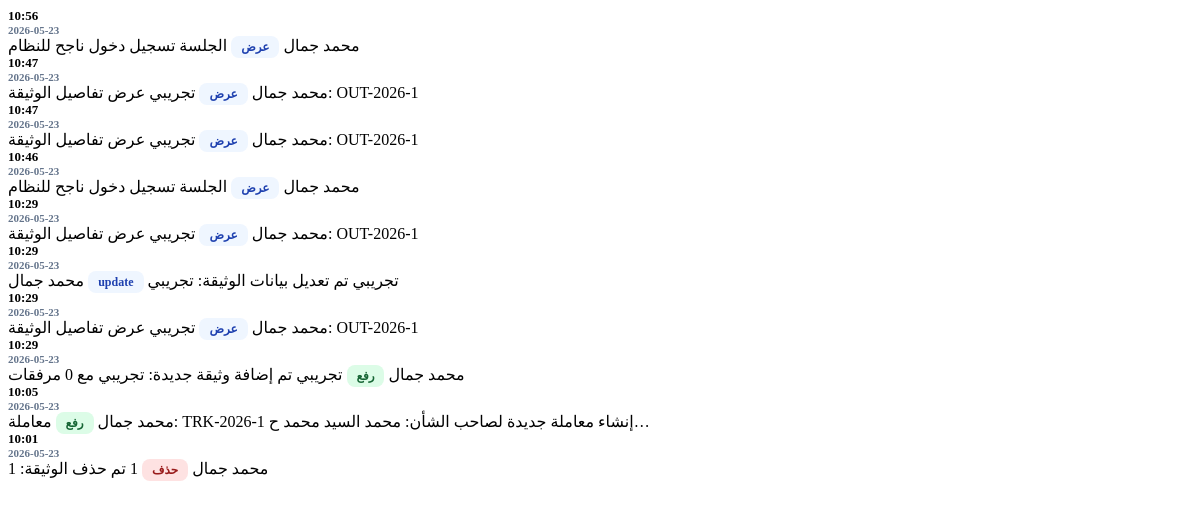
Before: /dashboard/activities-partial/ (signed in) with the older database file.
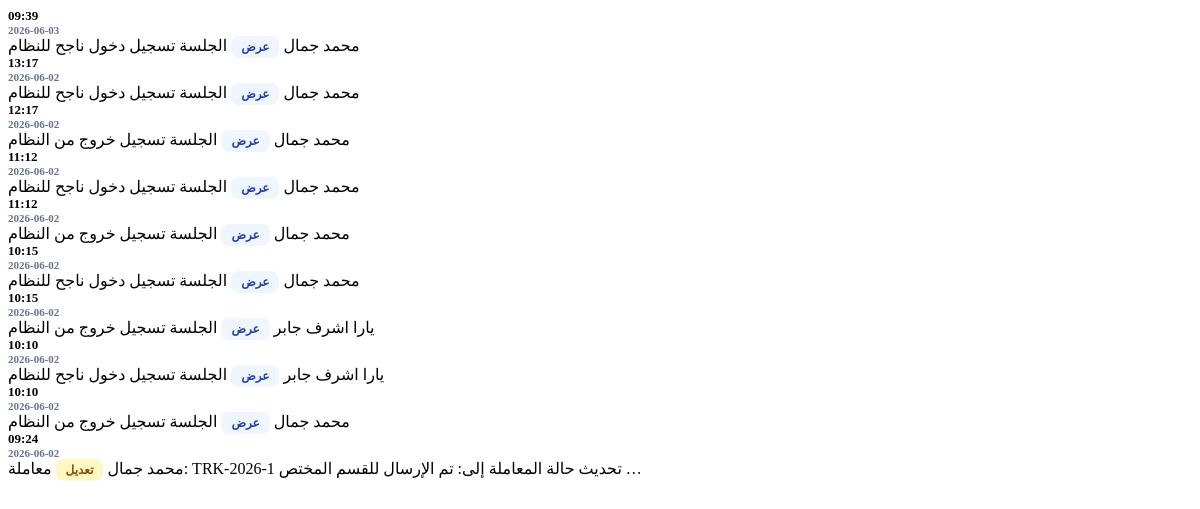
After: the same page with the newer database file.
### eams/models.py (models this page shows, shortened)
class AuditLog(models.Model):
    ACTION_CHOICES = (
        ('upload', 'رفع'),
        ('edit', 'تعديل'),
        ('delete', 'حذف'),
        ('view', 'عرض'),
    )
    user = models.ForeignKey(User, on_delete=models.SET_NULL, null=True, verbose_name="المستخدم")
    action = models.CharField(max_length=20, choices=ACTION_CHOICES, verbose_name="العملية")
    document_title = models.CharField(max_length=255, verbose_name="عنوان الوثيقة")
    timestamp = models.DateTimeField(auto_now_add=True, verbose_name="الوقت")
    details = models.TextField(blank=True, null=True, verbose_name="التفاصيل")
    @property
    def user_full_name(self):
        if self.user:
            if hasattr(self.user, 'profile') and self.user.profile.full_name:
                return self.user.profile.full_name
            return self.user.username
        return "النظام"
    @property
    def display_document_title(self):
        import re
        if self.document_title:
            return re.sub(r'TRK-(\d{4})-0*(\d+)', r'TRK-\1-\2', self.document_title)
        return self.document_title
    @property
    def display_details(self):
        import re
        if self.details:
            return re.sub(r'TRK-(\d{4})-0*(\d+)', r'TRK-\1-\2', self.details)
        return self.details

class Profile(models.Model):
    ROLE_CHOICES = (
        ('admin', 'مدير نظام'),
        ('employee', 'موظف'),
        ('viewer', 'مشاهد'),
    )
    user = models.OneToOneField(User, on_delete=models.CASCADE, related_name='profile')
    full_name = models.CharField(max_length=255, blank=True, null=True, verbose_name="الاسم بالكامل")
    job_title = models.CharField(max_length=255, blank=True, null=True, verbose_name="الوظيفة")
    department = models.CharField(max_length=255, blank=True, null=True, verbose_name="القسم")
    raw_password = models.CharField(max_length=255, blank=True, null=True, verbose_name="كلمة المرور الحالية (للمدير)")
    access_incoming = models.BooleanField(default=True, verbose_name="الأرشيف الوارد")
    access_outgoing = models.BooleanField(default=True, verbose_name="الأرشيف الصادر")
    access_internal = models.BooleanField(default=True, verbose_name="البريد الداخلي")
    access_reports = models.BooleanField(default=False, verbose_name="التقارير الإحصائية")
    access_categories = models.BooleanField(default=False, verbose_name="إدارة الأقسام")
    access_audit = models.BooleanField(default=False, verbose_name="سجل التحركات")
    access_users = models.BooleanField(default=False, verbose_name="إدارة المستخدمين")

### eams/views.py (the view)
# urls.py: path('dashboard/activities-partial/', views.dashboard_activities_partial, name='dashboard_activities_partial'),
@login_required
def dashboard_activities_partial(request):
    activities = AuditLog.objects.order_by('-timestamp')[:10]
    return render(request, 'eams/partials/activities.html', {'activities': activities})

### templates/eams/partials/activities.html
{% for log in activities %}
<tr style="border-bottom: 1px solid #f1f5f9;">
    <td style="padding: 15px 20px;">
        <div style="font-weight: 900; color: #000; font-size: 13px;">{{ log.timestamp|date:"H:i" }}</div>
        <div style="font-size: 11px; color: #64748b; font-weight: 700;">{{ log.timestamp|date:"Y-m-d" }}</div>
    </td>
    <td style="padding: 15px 20px; font-weight: 800; font-size: 14px; color: #000;">{{ log.user_full_name }}</td>
    <td style="padding: 15px 20px;">
        {% if log.action == 'upload' %}
        <span style="background: #dcfce7; color: #166534; padding: 4px 10px; border-radius: 8px; font-size: 12px; font-weight: 900;">{{ log.get_action_display }}</span>
        {% elif log.action == 'delete' %}
        <span style="background: #fee2e2; color: #991b1b; padding: 4px 10px; border-radius: 8px; font-size: 12px; font-weight: 900;">{{ log.get_action_display }}</span>
        {% elif log.action == 'edit' %}
        <span style="background: #fef9c3; color: #854d0e; padding: 4px 10px; border-radius: 8px; font-size: 12px; font-weight: 900;">{{ log.get_action_display }}</span>
        {% else %}
        <span style="background: #eff6ff; color: #1e40af; padding: 4px 10px; border-radius: 8px; font-size: 12px; font-weight: 900;">{{ log.get_action_display }}</span>
        {% endif %}
    </td>
    <td style="padding: 15px 20px; font-weight: 700; font-size: 13px;">{{ log.display_document_title|default:"---" }}</td>
    <td style="padding: 15px 20px; font-size: 12px; color: #64748b; font-weight: 700;">{{ log.display_details|truncatechars:50 }}</td>
</tr>
{% empty %}
<tr>
    <td colspan="5" style="text-align: center; padding: 30px; color: #64748b; font-weight: 800;">لا يوجد نشاط مسجل</td>
</tr>
{% endfor %}

Changed rows visible on the page:
no longer on this page (row unchanged): AuditLog: timestamp "10:56", timestamp "2026-05-23", user_full_name "محمد جمال", action "عرض", display_document_title "الجلسة", display_details "تسجيل دخول ناجح للنظام"
no longer on this page (row unchanged): AuditLog: timestamp "10:47", timestamp "2026-05-23", user_full_name "محمد جمال", action "عرض", display_document_title "تجريبي", display_details "عرض تفاصيل الوثيقة: OUT-2026-1"
no longer on this page (row unchanged): AuditLog: timestamp "10:47", timestamp "2026-05-23", user_full_name "محمد جمال", action "عرض", display_document_title "تجريبي", display_details "عرض تفاصيل الوثيقة: OUT-2026-1"
no longer on this page (row unchanged): AuditLog: timestamp "10:46", timestamp "2026-05-23", user_full_name "محمد جمال", action "عرض", display_document_title "الجلسة", display_details "تسجيل دخول ناجح للنظام"
no longer on this page (row unchanged): AuditLog: timestamp "10:29", timestamp "2026-05-23", user_full_name "محمد جمال", action "عرض", display_document_title "تجريبي", display_details "عرض تفاصيل الوثيقة: OUT-2026-1"
no longer on this page (row unchanged): AuditLog: timestamp "10:29", timestamp "2026-05-23", user_full_name "محمد جمال", action "update", display_document_title "تجريبي", display_details "تم تعديل بيانات الوثيقة: تجريبي"
no longer on this page (row unchanged): AuditLog: timestamp "10:29", timestamp "2026-05-23", user_full_name "محمد جمال", action "عرض", display_document_title "تجريبي", display_details "عرض تفاصيل الوثيقة: OUT-2026-1"
no longer on this page (row unchanged): AuditLog: timestamp "10:29", timestamp "2026-05-23", user_full_name "محمد جمال", action "رفع", display_document_title "تجريبي", display_details "تم إضافة وثيقة جديدة: تجريبي مع 0 مرفقات"
no longer on this page (row unchanged): AuditLog: timestamp "10:05", timestamp "2026-05-23", user_full_name "محمد جمال", action "رفع", display_document_title "معاملة: TRK-2026-1", display_details "إنشاء معاملة جديدة لصاحب الشأن: محمد السيد محمد ح…"
no longer on this page (row unchanged): AuditLog: timestamp "10:01", timestamp "2026-05-23", user_full_name "محمد جمال", action "حذف", display_document_title "1", display_details "تم حذف الوثيقة: 1"
added AuditLog: timestamp "09:39", timestamp "2026-06-03", user_full_name "محمد جمال", action "عرض", display_document_title "الجلسة", display_details "تسجيل دخول ناجح للنظام"
added AuditLog: timestamp "13:17", timestamp "2026-06-02", user_full_name "محمد جمال", action "عرض", display_document_title "الجلسة", display_details "تسجيل دخول ناجح للنظام"
added AuditLog: timestamp "12:17", timestamp "2026-06-02", user_full_name "محمد جمال", action "عرض", display_document_title "الجلسة", display_details "تسجيل خروج من النظام"
added AuditLog: timestamp "11:12", timestamp "2026-06-02", user_full_name "محمد جمال", action "عرض", display_document_title "الجلسة", display_details "تسجيل دخول ناجح للنظام"
added AuditLog: timestamp "11:12", timestamp "2026-06-02", user_full_name "محمد جمال", action "عرض", display_document_title "الجلسة", display_details "تسجيل خروج من النظام"
added AuditLog: timestamp "10:15", timestamp "2026-06-02", user_full_name "محمد جمال", action "عرض", display_document_title "الجلسة", display_details "تسجيل دخول ناجح للنظام"
added AuditLog: timestamp "10:15", timestamp "2026-06-02", user_full_name "يارا اشرف جابر", action "عرض", display_document_title "الجلسة", display_details "تسجيل خروج من النظام"
added AuditLog: timestamp "10:10", timestamp "2026-06-02", user_full_name "يارا اشرف جابر", action "عرض", display_document_title "الجلسة", display_details "تسجيل دخول ناجح للنظام"
added AuditLog: timestamp "10:10", timestamp "2026-06-02", user_full_name "محمد جمال", action "عرض", display_document_title "الجلسة", display_details "تسجيل خروج من النظام"
added AuditLog: timestamp "09:24", timestamp "2026-06-02", user_full_name "محمد جمال", action "تعديل", display_document_title "معاملة: TRK-2026-1", display_details "تحديث حالة المعاملة إلى: تم الإرسال للقسم المختص …"
